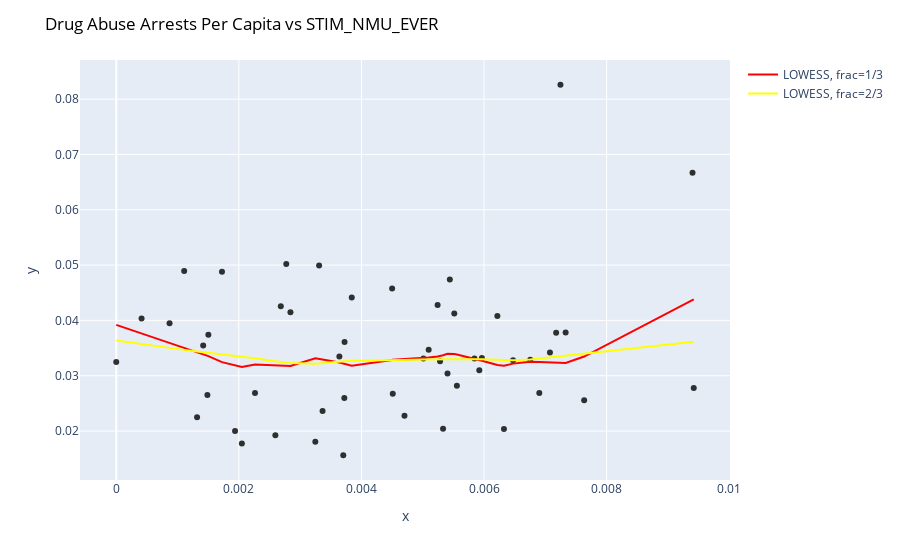

Here is the notebook cell this chart was saved with:
### Code cell
# STIM_NMU_EVER
endog = final_data["STIM_NMU_EVER"].values
endog
exogvals = X2["drug_abuse_arrests_PerCapita"]
exog = exogvals.values
# x values 
#X1
#X2
# y values
#final_data["OP_NMU_EVER"]
#final_data["BENZ_NMU_EVER"]
#final_data["STIM_NMU_EVER"]
#final_data["GABA_NMU_EVER"]
#final_data["ILL_USE"]
new_y = lowess(endog, exog, frac=1./3)
new_y2 = lowess(endog, exog, frac=2/3)
new_y3 = lowess(endog, exog, frac=1/5)


fig = px.scatter(df, x=exog, y=endog, 
                 opacity=0.8, color_discrete_sequence=['black'])

fig.update_layout(title=dict(text="Drug Abuse Arrests Per Capita vs STIM_NMU_EVER ", 
                             font=dict(color='black')))
# Add the prediction line
fig.add_traces(go.Scatter(x=new_y[:,0], y=new_y[:,1], name='LOWESS, frac=1/3', line=dict(color='red')))
fig.add_traces(go.Scatter(x=new_y2[:,0], y=new_y2[:,1], name='LOWESS, frac=2/3', line=dict(color='yellow')))
#fig.add_traces(go.Scatter(x=new_y3[:,0], y=new_y3[:,1], name='LOWESS, frac=1/5', line=dict(color='blue')))
